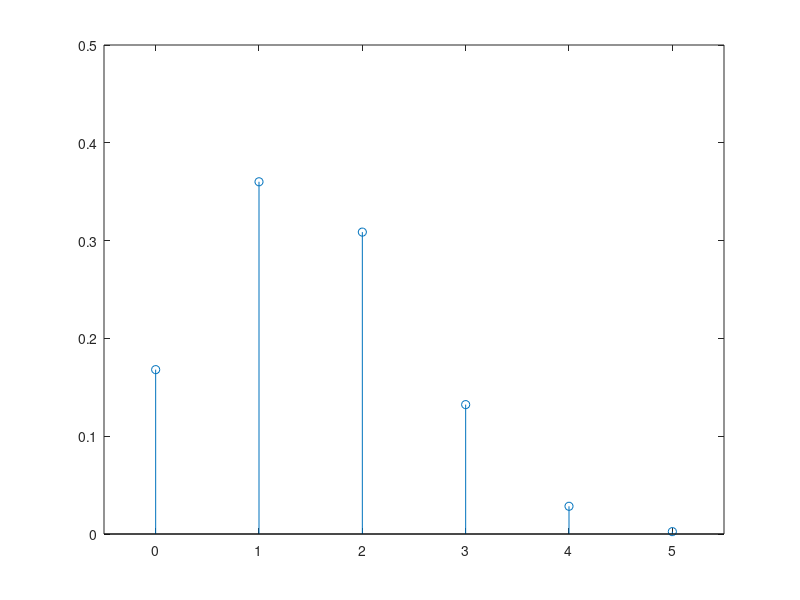

Write the MATLAB code that produced this figure.
n=5; p=3/10;
for k=0:5
  pX(k+1) = factorial(n)/(factorial(n-k)*factorial(k))*p.^k*(1-p).^(n-k)
end
stem(0:5, pX)
axis([-0.5 5.5 0 0.5])